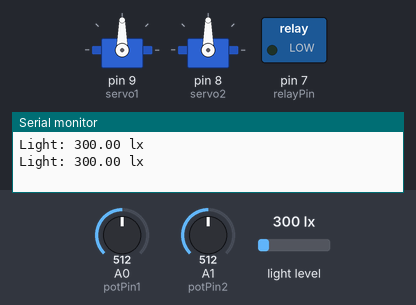
A sketch run on a simulated Arduino Uno, built with avr-gcc and run on an emulated ATmega328P. On the bench: 2 × servo, switched loads named in the sketch (green lamp = pin HIGH), the last lines printed to the serial monitor. Inputs (shaded band) come from the test bench; at power-on: light level 300 lx, A0 (potPin1) = 512, A1 (potPin2) = 512.

Above: at 1.8 s.
1.9 s: light level set to 272 lx
At 2.6 s:
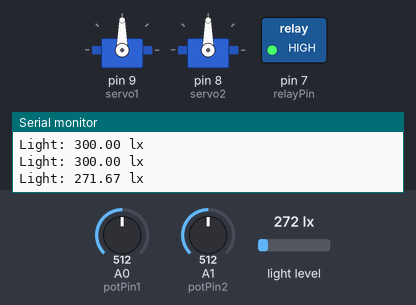
3.5 s: A0 (potPin1) set to 716
At 4.8 s:
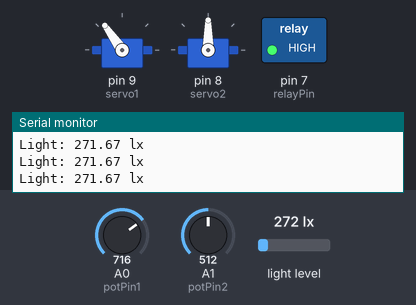
5.5 s: A1 (potPin2) set to 716
At 7.3 s:
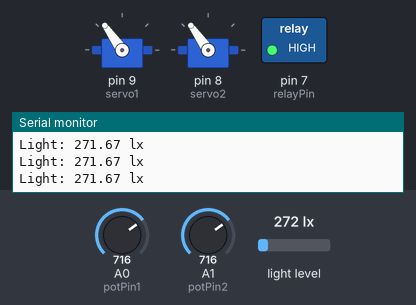
7.6 s: light level set to 500 lx
At 8.5 s:
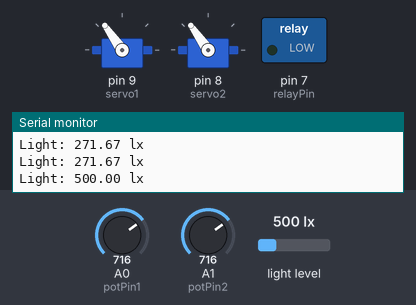
9.6 s: A0 (potPin1) set to 900
At 10.6 s:
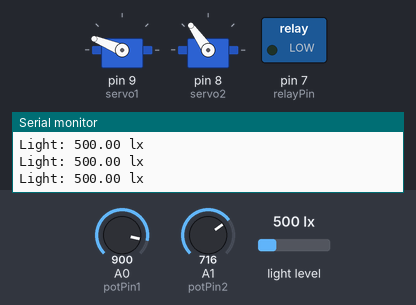
11.6 s: A1 (potPin2) set to 900
At 13.4 s:
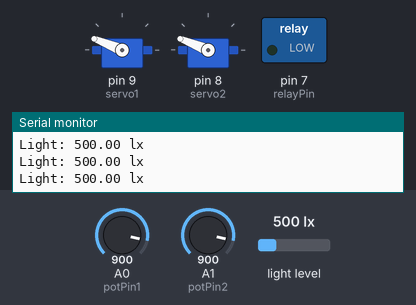
Timing chart, 0 to 14.7 s (numbered marks = the images above; inputs shaded):
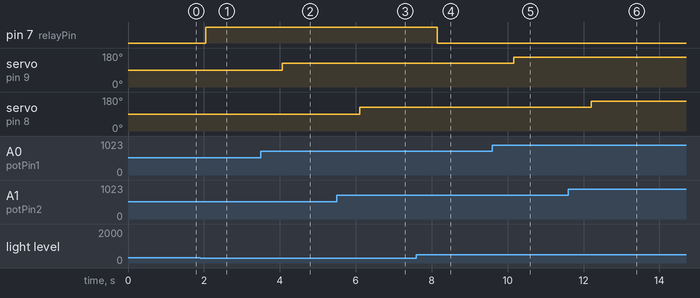

Measured:
- the behaviour switches between 300 and 299 lx on light level (found by bisection; images 0 and 1)
- after the input at 1.9 s, pin 7 (relayPin): LOW → HIGH after 0.15 s
- after the input at 3.5 s, servo on pin 9 (servo1): 90° → 125° after 0.57 s
- after the input at 5.5 s, servo on pin 8 (servo2): 90° → 125° after 0.60 s
- after the input at 7.6 s, pin 7 (relayPin): HIGH → LOW after 0.55 s
- after the input at 9.6 s, servo on pin 9 (servo1): 125° → 158° after 0.57 s
- after the input at 11.6 s, servo on pin 8 (servo2): 125° → 158° after 0.60 s

The sketch:

servo_potentiometer.ino
```cpp
#include <BH1750.h>
#include <Wire.h>
#include <Servo.h>

Servo servo1;  // create servo object to control a servo
Servo servo2;  // create another servo object to control a second servo
BH1750 lightMeter;

int potPin1 = A0;  // analog pin used to connect the potentiometer for servo1
int potPin2 = A1;  // analog pin used to connect the potentiometer for servo2
int val1;          // variable to read the value from the analog pin for servo1
int val2;          // variable to read the value from the analog pin for servo2
const int relayPin = 7; // Define the relay pin
const float threshold = 300.0; // Light intensity threshold in lux

void setup() {
  Serial.begin(9600);
  Wire.begin();
  lightMeter.begin();
  pinMode(relayPin, OUTPUT); // Set relay pin as an output
  digitalWrite(relayPin, LOW); // Ensure relay is off at start
  servo1.attach(9);  // attaches the servo on pin 9 to the servo object
  servo2.attach(8); // attaches the servo on pin 8 to the servo object

}

void loop() {
  val1 = analogRead(potPin1);            // reads the value of the potentiometer (value between 0 and 1023)
  val1 = map(val1, 0, 1023, 0, 180);     // scale it to use it with the servo (value between 0 and 180)
  servo1.write(val1);                    // sets the servo position according to the scaled value

  val2 = analogRead(potPin2);            // reads the value of the potentiometer (value between 0 and 1023)
  val2 = map(val2, 0, 1023, 0, 180);     // scale it to use it with the servo (value between 0 and 180)
  servo2.write(val2);                    // sets the servo position according to the scaled value

  delay(15);                             // waits for the servo to reach the position

  float lux = lightMeter.readLightLevel(); // Read the light level in lux

  Serial.print("Light: ");
  Serial.print(lux);
  Serial.println(" lx");

  if (lux < threshold) {
    digitalWrite(relayPin, HIGH); // Turn on the relay
  } else {
    digitalWrite(relayPin, LOW); // Turn off the relay
  }

  delay(1000); // Wait for a second before the next reading
}
```
